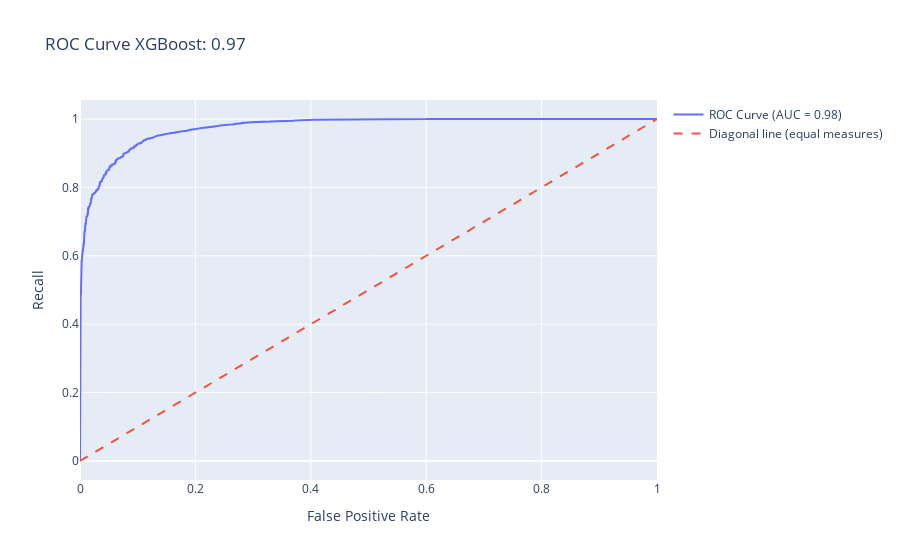

The code cell stored with this chart in its notebook:
### Code cell
#ROC XGB version 2 (selected version)
# Predicted probabilities from the fitted grid search
y_pred_prob = xgb_fitted_grid2.predict_proba(X_test)[:, 1]

# FPR, TPR and Thresholds
fpr, tpr, thresholds = roc_curve(y_test, y_pred_prob)

#AUC score
auc_score = roc_auc_score(y_test, y_pred_prob)

#ROC curve 
roc_trace = go.Scatter(
    x=fpr,
    y=tpr,
    mode='lines',
    name='ROC Curve (AUC = {:.2f})'.format(auc_score)
)

#Diagonal line trace
diagonal_trace = go.Scatter(
    x=[0, 1],
    y=[0, 1],
    mode='lines',
    name='Diagonal line (equal measures)',
    line=dict(dash='dash')
)

#Layout & figure
layout = go.Layout(
    title='ROC Curve XGBoost: 0.97 ',
    xaxis=dict(title='False Positive Rate'),
    yaxis=dict(title='Recall'),
    showlegend=True
)

fig = go.Figure(data=[roc_trace, diagonal_trace], layout=layout)


fig.show()

### Figure 1 — Plotly figure (JSON) as saved in the notebook; plotly's stock layout.template omitted (floating-point values rounded to 4 significant figures; data arrays with more than 128 entries replaced by an {"elided": "..."} marker saying what was removed)
{"data": [{"mode": "lines", "name": "ROC Curve (AUC = 0.98)", "type": "scatter", "x": {"elided": "1508 float values"}, "y": {"elided": "1508 float values"}}, {"line": {"dash": "dash"}, "mode": "lines", "name": "Diagonal line (equal measures)", "type": "scatter", "x": [0, 1], "y": [0, 1]}], "layout": {"showlegend": true, "title": {"text": "ROC Curve XGBoost: 0.97 "}, "xaxis": {"title": {"text": "False Positive Rate"}}, "yaxis": {"title": {"text": "Recall"}}}}
